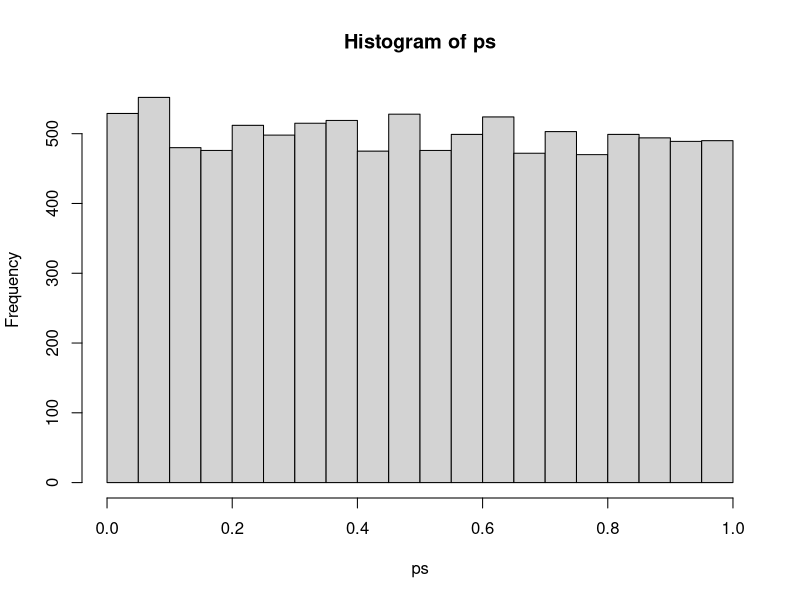
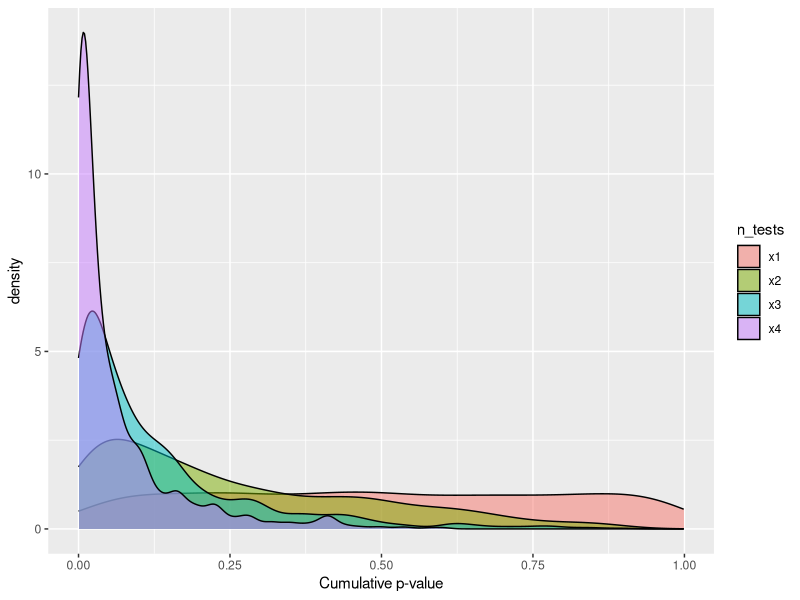

The R source for these figures, in order:
## ---- chunk 1
library(tidyverse)
## ---- chunk 2
nullp <- function(n) {
  a = rnorm(n)
  b = rnorm(n)
  t = t.test(a, b)
  t$p.value
}
## ---- chunk 3
ps <- replicate(10000, nullp(1000))

hist(ps)
## ---- chunk 4

tibble(
  x1 = sample(ps, 1000),
  x2 = sample(ps, 1000) * sample(ps, 1000),
  x3 = sample(ps, 1000) * sample(ps, 1000) * sample(ps, 1000),
  x4 = sample(ps, 1000) * sample(ps, 1000) * sample(ps, 1000) * sample(ps, 1000)
) %>%
  gather("n_tests", "cum_p", x1:x4) %>%
  ggplot(aes(cum_p, fill=n_tests)) +
  geom_density(alpha = 0.5) +
  labs(x ="Cumulative p-value")

